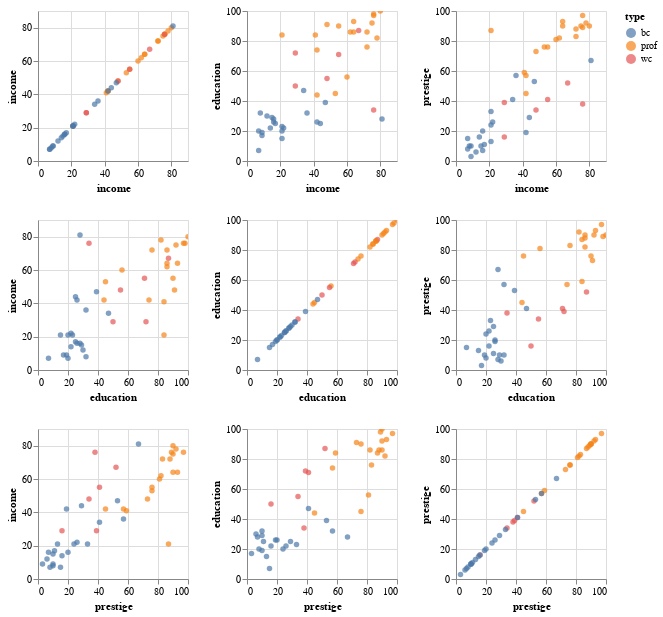

Here is the notebook cell this chart was saved with:
### Markdown cell above
# Zadanie 1 (VEGA - język interaktywnych wizualizacji)

Używając pakietu “Vega-Altair”:
- zilustruj interakcje między prestiżem, zarobkami, edukacją różnych zawodów, używając danych z badania  “Duncan, O. D. (1961) A socioeconomic index for all occupations”
- odpowiedz na pytanie: która profesja cieszy się wysokim prestiżem pomimo niskich zarobków? 🙂

### Code cell
import statsmodels.api as sm
from statsmodels.formula.api import ols
import altair as alt

data = sm.datasets.get_rdataset("Duncan", "carData", cache=True).data # using statsmodels, load data from the R collection
data = data.reset_index()
alt.Chart(data).mark_circle().encode(
   alt.X(alt.repeat("row"), type='quantitative'),
   alt.Y(alt.repeat("column"), type='quantitative'),
   color='type',# color by job type
   tooltip='rownames' # show job name on hover
).properties(
   width=150,
   height=150
).repeat(
   row=['income', 'education', 'prestige'], # income, education, prestige,
   column=['income', 'education', 'prestige']# income, education, prestige,
).interactive()

### Figure 1 — Vega-Lite specification as saved in the notebook (floating-point values rounded to 4 significant figures)
{"config": {"view": {"continuousWidth": 400, "continuousHeight": 300}}, "repeat": {"column": ["income", "education", "prestige"], "row": ["income", "education", "prestige"]}, "spec": {"data": {"name": "data-f3c35e1aaddfb0dbecc403798f16b0cd"}, "mark": "circle", "encoding": {"color": {"field": "type", "type": "nominal"}, "tooltip": {"field": "rownames", "type": "nominal"}, "x": {"field": {"repeat": "row"}, "type": "quantitative"}, "y": {"field": {"repeat": "column"}, "type": "quantitative"}}, "height": 150, "selection": {"selector001": {"type": "interval", "bind": "scales", "encodings": ["x", "y"]}}, "width": 150}, "$schema": "https://vega.github.io/schema/vega-lite/v4.17.0.json", "datasets": {"data-f3c35e1aaddfb0dbecc403798f16b0cd": [{"rownames": "accountant", "type": "prof", "income": 62, "education": 86, "prestige": 82}, {"rownames": "pilot", "type": "prof", "income": 72, "education": 76, "prestige": 83}, {"rownames": "architect", "type": "prof", "income": 75, "education": 92, "prestige": 90}, {"rownames": "author", "type": "prof", "income": 55, "education": 90, "prestige": 76}, {"rownames": "chemist", "type": "prof", "income": 64, "education": 86, "prestige": 90}, {"rownames": "minister", "type": "prof", "income": 21, "education": 84, "prestige": 87}, {"rownames": "professor", "type": "prof", "income": 64, "education": 93, "prestige": 93}, {"rownames": "dentist", "type": "prof", "income": 80, "education": 100, "prestige": 90}, {"rownames": "reporter", "type": "wc", "income": 67, "education": 87, "prestige": 52}, {"rownames": "engineer", "type": "prof", "income": 72, "education": 86, "prestige": 88}, {"rownames": "undertaker", "type": "prof", "income": 42, "education": 74, "prestige": 57}, {"rownames": "lawyer", "type": "prof", "income": 76, "education": 98, "prestige": 89}, {"rownames": "physician", "type": "prof", "income": 76, "education": 97, "prestige": 97}, {"rownames": "welfare.worker", "type": "prof", "income": 41, "education": 84, "prestige": 59}, {"rownames": "teacher", "type": "prof", "income": 48, "education": 91, "prestige": 73}, {"rownames": "conductor", "type": "wc", "income": 76, "education": 34, "prestige": 38}, {"rownames": "contractor", "type": "prof", "income": 53, "education": 45, "prestige": 76}, {"rownames": "factory.owner", "type": "prof", "income": 60, "education": 56, "prestige": 81}, {"rownames": "store.manager", "type": "prof", "income": 42, "education": 44, "prestige": 45}, {"rownames": "banker", "type": "prof", "income": 78, "education": 82, "prestige": 92}, {"rownames": "bookkeeper", "type": "wc", "income": 29, "education": 72, "prestige": 39}, {"rownames": "mail.carrier", "type": "wc", "income": 48, "education": 55, "prestige": 34}, {"rownames": "insurance.agent", "type": "wc", "income": 55, "education": 71, "prestige": 41}, {"rownames": "store.clerk", "type": "wc", "income": 29, "education": 50, "prestige": 16}, {"rownames": "carpenter", "type": "bc", "income": 21, "education": 23, "prestige": 33}, {"rownames": "electrician", "type": "bc", "income": 47, "education": 39, "prestige": 53}, {"rownames": "RR.engineer", "type": "bc", "income": 81, "education": 28, "prestige": 67}, {"rownames": "machinist", "type": "bc", "income": 36, "education": 32, "prestige": 57}, {"rownames": "auto.repairman", "type": "bc", "income": 22, "education": 22, "prestige": 26}, {"rownames": "plumber", "type": "bc", "income": 44, "education": 25, "prestige": 29}, {"rownames": "gas.stn.attendant", "type": "bc", "income": 15, "education": 29, "prestige": 10}, {"rownames": "coal.miner", "type": "bc", "income": 7, "education": 7, "prestige": 15}, {"rownames": "streetcar.motorman", "type": "bc", "income": 42, "education": 26, "prestige": 19}, {"rownames": "taxi.driver", "type": "bc", "income": 9, "education": 19, "prestige": 10}, {"rownames": "truck.driver", "type": "bc", "income": 21, "education": 15, "prestige": 13}, {"rownames": "machine.operator", "type": "bc", "income": 21, "education": 20, "prestige": 24}, {"rownames": "barber", "type": "bc", "income": 16, "education": 26, "prestige": 20}, {"rownames": "bartender", "type": "bc", "income": 16, "education": 28, "prestige": 7}, {"rownames": "shoe.shiner", "type": "bc", "income": 9, "education": 17, "prestige": 3}, {"rownames": "cook", "type": "bc", "income": 14, "education": 22, "prestige": 16}, {"rownames": "soda.clerk", "type": "bc", "income": 12, "education": 30, "prestige": 6}, {"rownames": "watchman", "type": "bc", "income": 17, "education": 25, "prestige": 11}, {"rownames": "janitor", "type": "bc", "income": 7, "education": 20, "prestige": 8}, {"rownames": "policeman", "type": "bc", "income": 34, "education": 47, "prestige": 41}, {"rownames": "waiter", "type": "bc", "income": 8, "education": 32, "prestige": 10}]}}
